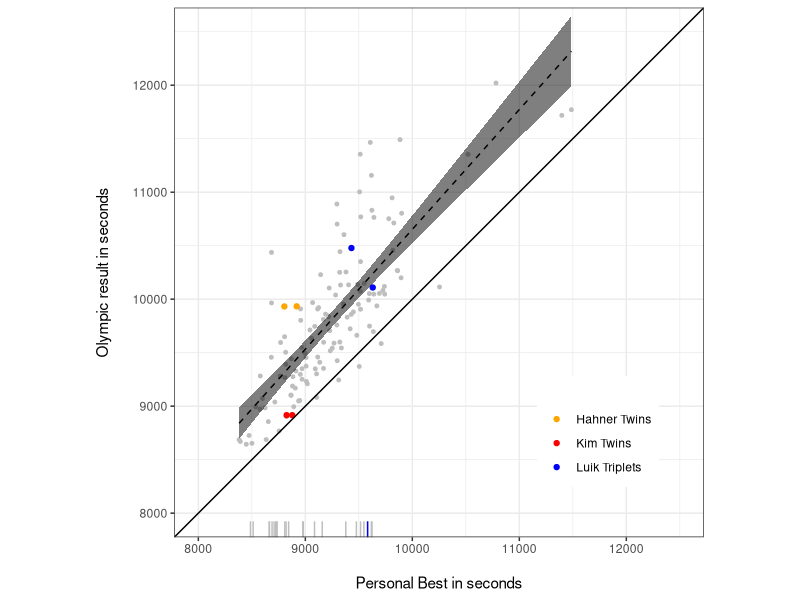
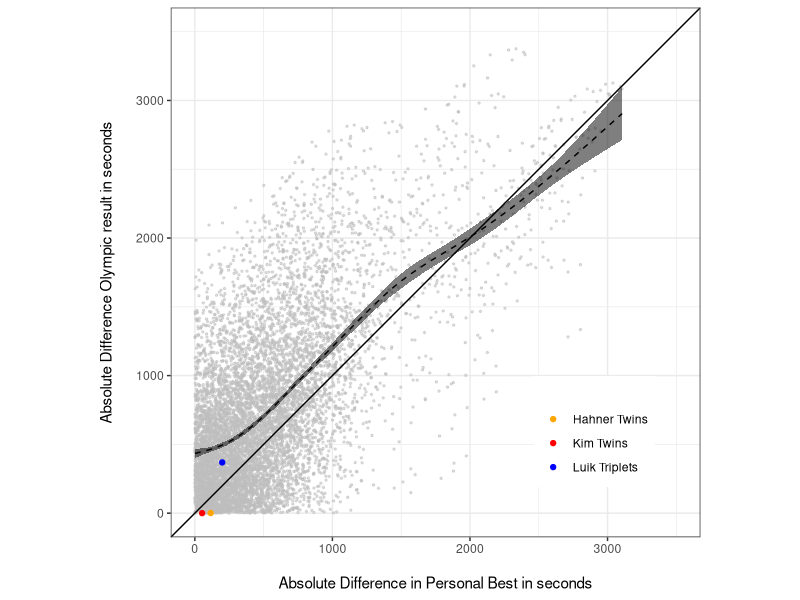
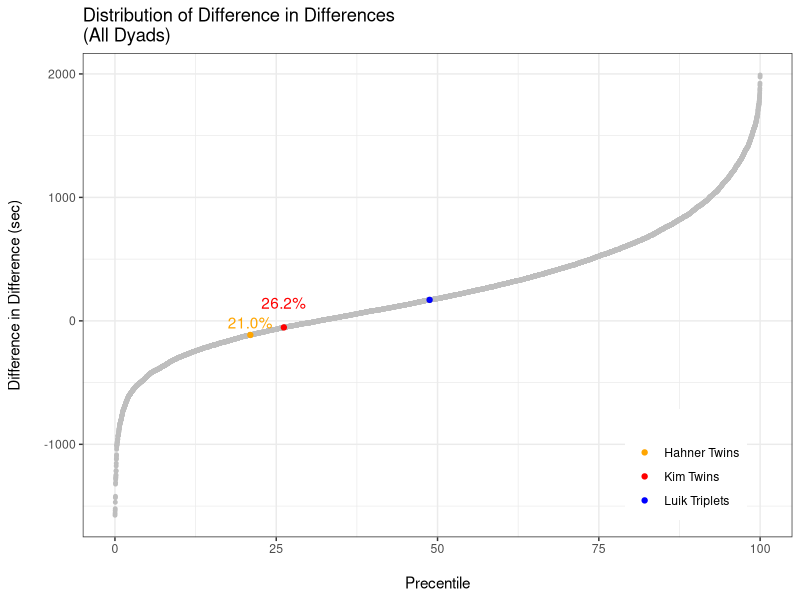
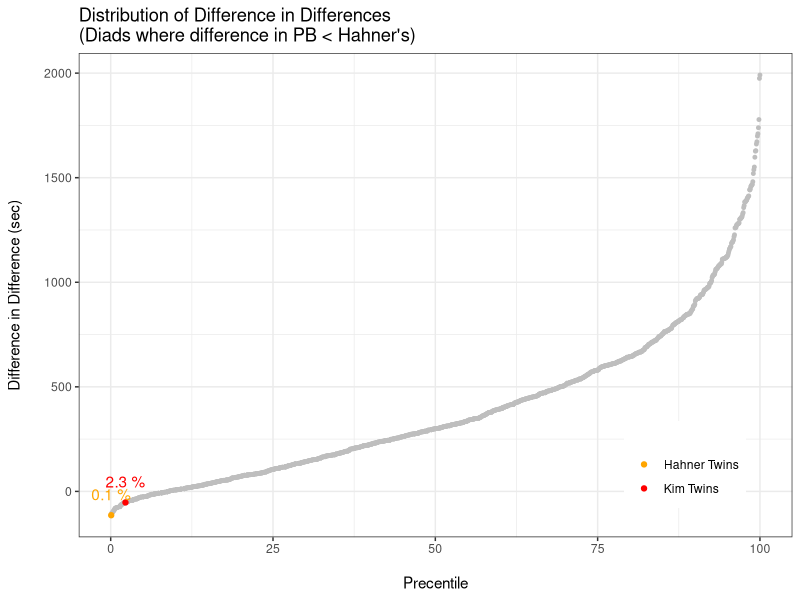
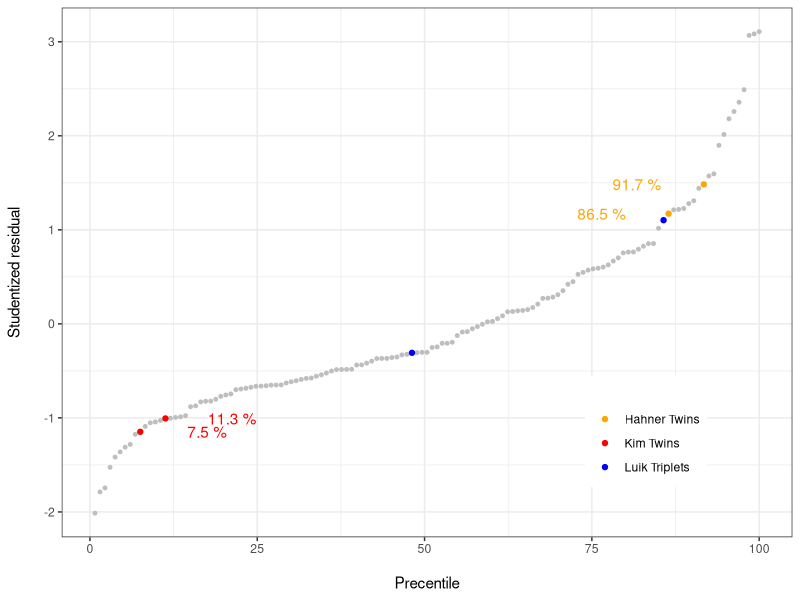
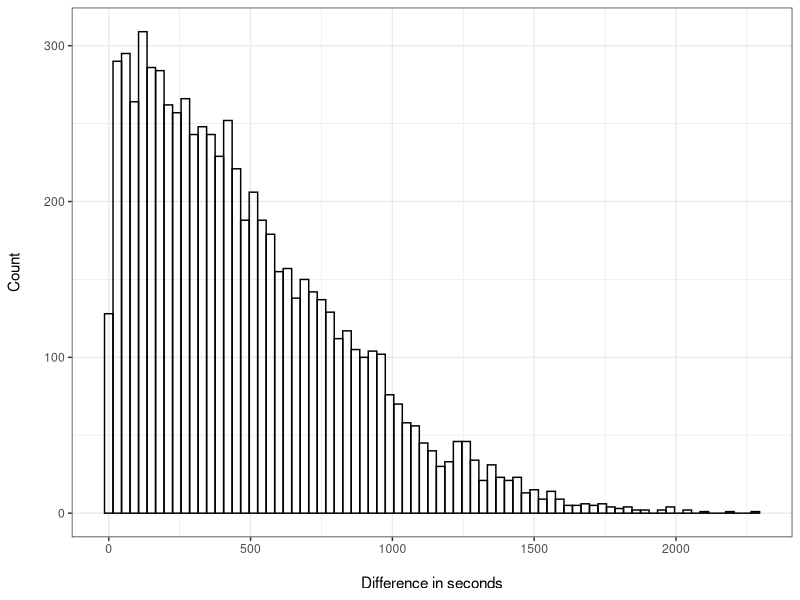
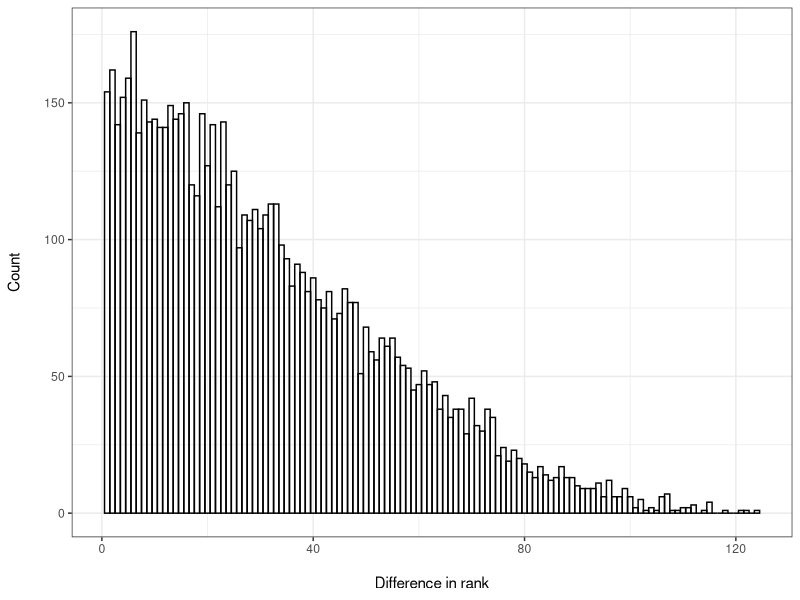

Source code (R) for these figures, in order:
library(MASS)
library(tidyverse)
library(lubridate)
library(stringr)
df <- read.csv("data/times.csv", stringsAsFactors = FALSE) %>% tbl_df()

# Remove Irvette Van Zyl, since she did not start the race due to injury.  Her bib number is 1172.
df <- df[df$BIB != 1172,]

pdf("plots/scatter_plot.pdf", height = 5,  width = 5)
ggplot(aes(y=FINAL, x=PB), data = df) + 
  geom_point(size = 1, colour = "gray") + 
  geom_point(data = df[!is.na(df$TWINS),], aes( col = TWINS)) +
  geom_smooth(method = "lm", colour = "black", alpha = .5, size = .5, linetype = "dashed", fill = "black") + 
  geom_abline(intercept = 0, slope =1) +
  geom_rug(data = df[is.na(df$FINAL),], aes(x = PB), colour = "gray") +
  geom_rug(data = df[is.na(df$FINAL) & df$TWINS == "Luik Triplets",], aes(x = PB), colour = "blue") +
  coord_fixed(xlim = c(8000,12500), ylim = c(8000,12500)) +
  ylab("Olympic result in seconds\n") + 
  xlab("\nPersonal Best in seconds") + 
    ##  ggtitle("Distribution of Y | X") +
  scale_color_manual(values = c("orange", "red", "blue", "gray"), name = "") +
  theme_bw() +
  theme(legend.position = c(.8,.2))
dev.off()

nms <- df$ATHLETE
pb <- df$PB
result <- df$FINAL
rank <- min_rank(df$FINAL)
name_i <- vector()
name_j <- vector()
pb_diff <- vector()
result_diff <- vector()
consecutive <- vector()
k = 1
a = 1
for(i in 1:length(pb)){
  for(j in a:length(result)){
    name_i[k] = nms[i]
    name_j[k] = nms[j]
    pb_diff[k] = pb[i] - pb[j]
    result_diff[k] = result[i] - result[j]
    consecutive[k] = ifelse(abs(rank[i] - rank[j]) == 1, T, F) 
    k = k + 1
  }
  a = a + 1 
}


df2 <- data_frame(name_i, name_j, pb_diff, result_diff, diff_in_diff = abs(result_diff) - abs(pb_diff), consecutive)

df2$twins <- ifelse(df2$name_i == "Anna Hahner" & df2$name_j == "Lisa Hahner", "Hahner Twins",
                    ifelse(df2$name_i == "Hye-Gyong Kim" & df2$name_j == "Hye-Song Kim", "Kim Twins",
                           ifelse(df2$name_i == "Leila Luik" & df2$name_j == "Lily Luik", "Luik Triplets", NA)))


df2b <- df2 %>% filter(name_i != name_j, !is.na(diff_in_diff)) %>% arrange(diff_in_diff)

pdf("plots/diff_in_diff_scatter_plot.pdf", height = 5,  width = 5)
ggplot(aes(y=abs(result_diff), x=abs(pb_diff)), data = df2b) + 
  geom_point(size = .5, colour = "gray", alpha = .5) + 
  geom_point(data = df2b[!is.na(df2b$twins),], aes( col = twins)) +
  geom_smooth( colour = "black", alpha = .5, size = .5, linetype = "dashed", fill = "black") + 
  geom_abline(intercept = 0, slope =1) +
  #geom_rug(data = df[is.na(df$FINAL),], aes(x = PB), colour = "gray") +
  #geom_rug(data = df[is.na(df$FINAL) & df$TWINS == "Luik Triplets",], aes(x = PB), colour = "blue") +
  coord_fixed(xlim = c(0,3500), ylim = c(0,3500)) +
  ylab("Absolute Difference Olympic result in seconds\n") + 
  xlab("\nAbsolute Difference in Personal Best in seconds") + 
  #ggtitle("Among all dyadic combinations") +
  scale_color_manual(values = c("orange", "red", "blue", "gray"), name = "") +
  theme_bw() +
  theme(legend.position = c(.8,.2))
dev.off()


pdf("plots/diff_in_diff_1.pdf", height = 5, width = 5)
df2b <- df2b %>% mutate(PERCENTILE = cume_dist(diff_in_diff)*100 )
ggplot(df2b, aes(PERCENTILE,diff_in_diff)) + 
  geom_point(size = 1, colour = "gray") + 
  geom_point(data = na.omit(df2b), aes( col = twins)) + 
  geom_text(data = df2b[df2b$twins == "Hahner Twins",], aes(label =  paste0(formatC(round(PERCENTILE,1), format = "f", flag = "0", digits = 1 ), "%")), nudge_y = 100, colour = "orange") +
  geom_text(data = df2b[df2b$twins == "Kim Twins",], aes(label = paste0(formatC(round(PERCENTILE,1), format = "f", flag = "0", digits = 1 ), "%")), nudge_y = 200, colour = "red") +
  ggtitle("Distribution of Difference in Differences\n(All Dyads)") +
  ylab("Difference in Difference (sec)\n") +
  xlab("\nPrecentile") + 
  scale_color_manual(values = c("orange", "red", "blue", "gray"), name = "") +
  theme_bw() +
  theme(legend.position = c(.85,.15))
dev.off()

pdf("plots/diff_in_diff_2.pdf", height = 5, width = 5)
h_diff <- df2b$pb_diff[df2b$twins == "Hahner Twins" & !is.na(df2b$twins)]
df2c <- df2b %>% filter(abs(pb_diff) <= abs(h_diff)) %>% mutate(PERCENTILE = cume_dist(diff_in_diff)*100 )
ggplot(df2c, aes(PERCENTILE,diff_in_diff)) + 
  geom_point(size = 1, colour = "gray") + 
  geom_point(data = na.omit(df2c), aes( col = twins)) + 
  geom_text(data = df2c[df2c$twins == "Hahner Twins",], aes(label = paste(round(PERCENTILE,1),"%")), nudge_y = 100, colour = "orange") +
  geom_text(data = df2c[df2c$twins == "Kim Twins",], aes(label = paste(round(PERCENTILE,1),"%")), nudge_y = 100, colour = "red") +
  ggtitle("Distribution of Difference in Differences\n(Diads where difference in PB < Hahner's)") +
  ylab("Difference in Difference (sec)\n") +
  xlab("\nPrecentile") + 
  scale_color_manual(values = c("orange", "red", "blue", "gray"), name = "") +
  theme_bw() +
  theme(legend.position = c(.85,.15))
dev.off()

# Plot Studentized Residuals
pdf("plots/studentized_residuals.pdf", height = 5, width = 5)
fit <- lm(FINAL ~ PB + PB^2, data = df)
dta <- data.frame( df[!is.na(df$FINAL), c("ATHLETE", "TWINS")], STUD_RESID =  rstudent(fit) )
dta <- arrange(dta, STUD_RESID)
dta <- dta %>% mutate(PERCENTILE = cume_dist(STUD_RESID)*100 )
ggplot(dta, aes(PERCENTILE,STUD_RESID)) + 
  geom_point(size = 1, colour = "gray") + 
  geom_point(data = na.omit(dta), aes( col = TWINS)) + 
  geom_text(data = dta[dta$TWINS == "Hahner Twins",], aes(label = paste(round(PERCENTILE,1),"%")), nudge_x = -10, colour = "orange") +
  geom_text(data = dta[dta$TWINS == "Kim Twins",], aes(label = paste(round(PERCENTILE,1),"%")), nudge_x = 10, colour = "red") +
##  ggtitle("Distribution of Studentized Residuals") +
  ylab("Studentized residual\n") +
  xlab("\nPrecentile") + 
  scale_color_manual(values = c("orange", "red", "blue", "gray"), name = "") +
  theme_bw() +
  theme(legend.position = c(.8,.2))
dev.off()

# Calculate the percent of runners who did not finish.
# (includes women who did not start)
dnf_rate <- sum(is.na(df$FINAL))/length(df$FINAL)

# Estimate linear relationship between personal best and marathon result, excluding twins.
m <- lm(FINAL ~ PB, data = df[is.na(df$TWINS),])

# Store the total number of runners, N
N <- length(df$PB)

# Save the vector of personal bests
x <- df$PB

# Create data frame to capture simulation output
sim_df <- data_frame(ATHLETE = df$ATHLETE)

# Set seed
set.seed(14252345)

# Set total number of sims
total_sims <- 10000

# Begin simulation
for (i in 1:total_sims){
  
  # Determine whether each runner finishes given the dnf rate
  dnf <- sample(x = c(F,T), size = N, replace = T, prob = c(1-dnf_rate, dnf_rate) )
  
  # Draw each runner's result from a multivariate normal distribution with 
  # mean Beta and sigma equal to the variance-covariance of Beta
  # Draw an error term from a normal distibution with standard deviation equal 
  # to the standard deviation of the model residuals.
  B <- mvrnorm(n = 1, mu = coef(m), Sigma =  vcov(m))
  e <- rnorm(n = N, mean = 0, sd = summary(m)$sigma)
  
  # Remove the results of those that did not finish
  y_hat <- ifelse(dnf, NA, B[1] + x*B[2] + e )
  

  # Collect the results
  sim_df[[paste0(i)]] <- y_hat
  
}

sim_df <- sim_df %>% gather(SIM, YHAT, -ATHLETE, convert = T) %>% group_by(SIM) %>% mutate(RANK = min_rank(YHAT))


# Compare Anna to Lisa
#
anna <- df %>% filter(ATHLETE == "Anna Hahner")
anna_sim <- sim_df %>% filter(ATHLETE == "Anna Hahner")

lisa <- df %>% filter(ATHLETE == "Lisa Hahner")
lisa_sim <- sim_df %>% filter(ATHLETE == "Lisa Hahner")

hahner_dist <- abs(anna_sim$YHAT - lisa_sim$YHAT) <= abs(anna$FINAL - lisa$FINAL)
hahner_dist <- ifelse(is.na(hahner_dist), FALSE, hahner_dist)

hahner_rank <- abs(anna_sim$RANK - lisa_sim$RANK) <= 1
hahner_rank <- ifelse(is.na(hahner_rank), FALSE, hahner_rank)

pct_less_than_hahner <- sum(hahner_dist)/length(hahner_dist)
pct_consecutive_hahner <- sum(hahner_rank)/length(hahner_rank)

hahner_df <- data_frame(time_diff = abs(anna_sim$YHAT - lisa_sim$YHAT), rank_diff =  abs(anna_sim$RANK - lisa_sim$RANK))

pdf("plots/simulated_time.pdf", height = 5, width = 5)
ggplot(hahner_df, aes(time_diff)) + 
  geom_histogram(binwidth = 30, colour = "black", fill = NA) +
  xlab("\nDifference in seconds") +
  ylab("Count\n") +
#  ggtitle("\nSimulated final time") +
  theme_bw()
dev.off()

pdf("plots/simulated_rank.pdf", height = 5, width = 5)
ggplot(hahner_df, aes(rank_diff)) + 
  geom_histogram(binwidth = 1, colour = "black", fill = NA) +
  xlab("\nDifference in rank") +
  ylab("Count\n") +
#  ggtitle("\nSimulated final rank") +
  theme_bw()
dev.off()


# Compare Gyong to Song
#
gyong_sim <- sim_df %>% filter(ATHLETE == "Hye-Gyong Kim")
gyong <- df %>% filter(ATHLETE == "Hye-Gyong Kim")

song_sim <-  sim_df %>% filter(ATHLETE == "Hye-Song Kim")
song <-  df %>% filter(ATHLETE == "Hye-Song Kim")

kim_dist <- abs(gyong_sim$YHAT - song_sim$YHAT) <= abs(gyong$FINAL - song$FINAL)
kim_dist <- ifelse(is.na(kim_dist), FALSE, kim_dist)

kim_rank <- abs(gyong_sim$RANK - song_sim$RANK) <= 1
kim_rank <- ifelse(is.na(kim_rank), FALSE, kim_rank)

pct_less_than_kim <- sum(kim_rank)/length(kim_rank)
pct_consecutive_kim <- sum(kim_rank)/length(kim_rank)

pct_consecutive_hahner_and_kim <- sum(hahner_rank & kim_rank)/length(hahner_rank & kim_rank)

# Calculate the percent of the races where the twins placed in consecutive order.

cat("The race was simulated", total_sims, "times.")
cat("The Hahner twins place consecutively in ", round(pct_consecutive_hahner*100, 2), "% of the simulations.", sep = "")
cat("The Kim twins place consecutively in ", round(pct_consecutive_kim*100, 2), "% of the simulations.", sep = "")
cat("Both the Hahner and Kim twins place consecutively in ", round(pct_consecutive_hahner_and_kim*100, 2), "% of the simulations.", sep = "")




# time <- c("SPLIT_5K", "SPLIT_10K","SPLIT_15K", "SPLIT_20K", "SPLIT_HALF", "SPLIT_25K", "SPLIT_30K", "SPLIT_35K", "SPLIT_40K", "FINAL")
# dist <- c(5, 10, 15, 20, 42.195/2, 25, 30, 35, 40, 42.195)
# td <- data.frame(time, dist, stringsAsFactors = F)
# df2 <- df %>% tbl_df %>% gather(time, value, SB:FINAL) %>% filter(str_detect(time, "SPLIT")) %>% left_join(td, by = "time")
# df2 <- df2 %>% group_by(time) %>% mutate(std_value = (value - mean(value, na.rm = T))/sd(value, na.rm = T) )
# ggplot(df2 %>% filter(!is.na(TWINS)), aes(dist, std_value, group = ATHLETE, colour = TWINS)) + geom_point()
